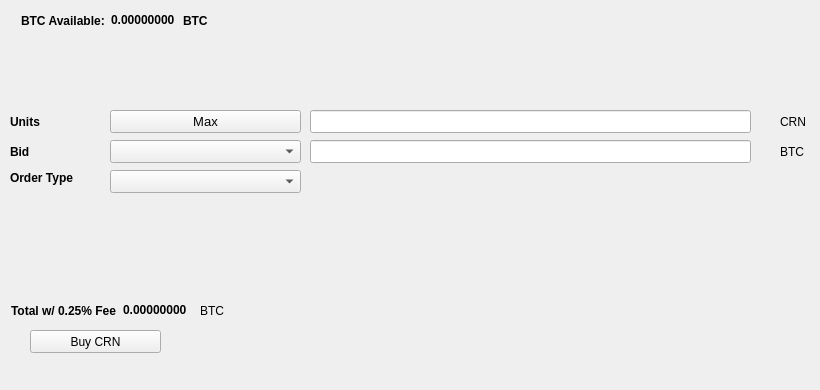
   <widget class="QWidget" name="BuyTab">
    <attribute name="title">
     <string>Buy</string>
    </attribute>
    <widget class="QPushButton" name="BuyCRN">
     <property name="geometry">
      <rect>
       <x>30</x>
       <y>330</y>
       <width>131</width>
       <height>23</height>
      </rect>
     </property>
     <property name="text">
      <string>Buy CRN</string>
     </property>
     <property name="icon">
      <iconset resource="../chronos.qrc">
       <normaloff>:/icons/bitcoin</normaloff>:/icons/bitcoin</iconset>
     </property>
    </widget>
    <widget class="QLabel" name="label_3">
     <property name="geometry">
      <rect>
       <x>10</x>
       <y>110</y>
       <width>46</width>
       <height>23</height>
      </rect>
     </property>
     <property name="font">
      <font>
       <weight>75</weight>
       <bold>true</bold>
      </font>
     </property>
     <property name="text">
      <string>Units</string>
     </property>
    </widget>
    <widget class="QLineEdit" name="UnitsInput">
     <property name="geometry">
      <rect>
       <x>310</x>
       <y>110</y>
       <width>441</width>
       <height>23</height>
      </rect>
     </property>
     <property name="font">
      <font>
       <pointsize>9</pointsize>
       <weight>75</weight>
       <bold>true</bold>
      </font>
     </property>
    </widget>
    <widget class="QLineEdit" name="BuyBidPriceEdit">
     <property name="geometry">
      <rect>
       <x>310</x>
       <y>140</y>
       <width>441</width>
       <height>23</height>
      </rect>
     </property>
     <property name="font">
      <font>
       <pointsize>9</pointsize>
       <weight>75</weight>
       <bold>true</bold>
      </font>
     </property>
    </widget>
    <widget class="QLabel" name="label_4">
     <property name="geometry">
      <rect>
       <x>780</x>
       <y>110</y>
       <width>31</width>
       <height>23</height>
      </rect>
     </property>
     <property name="text">
      <string>CRN</string>
     </property>
    </widget>
    <widget class="QLabel" name="label_5">
     <property name="geometry">
      <rect>
       <x>780</x>
       <y>140</y>
       <width>31</width>
       <height>23</height>
      </rect>
     </property>
     <property name="text">
      <string>BTC</string>
     </property>
    </widget>
    <widget class="QLabel" name="label_6">
     <property name="geometry">
      <rect>
       <x>10</x>
       <y>140</y>
       <width>46</width>
       <height>23</height>
      </rect>
     </property>
     <property name="font">
      <font>
       <weight>75</weight>
       <bold>true</bold>
      </font>
     </property>
     <property name="text">
      <string>Bid</string>
     </property>
    </widget>
    <widget class="QLabel" name="label_7">
     <property name="geometry">
      <rect>
       <x>10</x>
       <y>170</y>
       <width>91</width>
       <height>16</height>
      </rect>
     </property>
     <property name="font">
      <font>
       <weight>75</weight>
       <bold>true</bold>
      </font>
     </property>
     <property name="text">
      <string>Order Type</string>
     </property>
    </widget>
    <widget class="QPushButton" name="Buy_Max_Amount">
     <property name="geometry">
      <rect>
       <x>110</x>
       <y>110</y>
       <width>191</width>
       <height>23</height>
      </rect>
     </property>
     <property name="font">
      <font>
       <pointsize>10</pointsize>
      </font>
     </property>
     <property name="text">
      <string>Max</string>
     </property>
    </widget>
    <widget class="QComboBox" name="BuyBidcomboBox">
     <property name="geometry">
      <rect>
       <x>110</x>
       <y>140</y>
       <width>191</width>
       <height>23</height>
      </rect>
     </property>
     <property name="font">
      <font>
       <pointsize>10</pointsize>
      </font>
     </property>
    </widget>
    <widget class="QComboBox" name="buyOrdertypeCombo">
     <property name="geometry">
      <rect>
       <x>110</x>
       <y>170</y>
       <width>191</width>
       <height>23</height>
      </rect>
     </property>
     <property name="font">
      <font>
       <pointsize>10</pointsize>
      </font>
     </property>
    </widget>
    <widget class="QWidget" name="layoutWidget1">
     <property name="geometry">
      <rect>
       <x>21</x>
       <y>11</y>
       <width>227</width>
       <height>19</height>
      </rect>
     </property>
     <layout class="QHBoxLayout" name="horizontalLayout_3">
      <item>
       <widget class="QLabel" name="label232">
        <property name="font">
         <font>
          <weight>75</weight>
          <bold>true</bold>
         </font>
        </property>
        <property name="text">
         <string>BTC Available:</string>
        </property>
       </widget>
      </item>
      <item>
       <widget class="QLabel" name="BtcAvailableLbl">
        <property name="palette">
         <palette>
          <active>
           <colorrole role="WindowText">
            <brush brushstyle="SolidPattern">
             <color alpha="255">
              <red>0</red>
              <green>0</green>
              <blue>0</blue>
             </color>
            </brush>
           </colorrole>
           <colorrole role="Button">
            <brush brushstyle="SolidPattern">
             <color alpha="255">
              <red>0</red>
              <green>170</green>
              <blue>0</blue>
             </color>
            </brush>
           </colorrole>
           <colorrole role="Light">
            <brush brushstyle="SolidPattern">
             <color alpha="255">
              <red>0</red>
              <green>255</green>
              <blue>0</blue>
             </color>
            </brush>
           </colorrole>
           <colorrole role="Midlight">
            <brush brushstyle="SolidPattern">
             <color alpha="255">
              <red>0</red>
              <green>212</green>
              <blue>0</blue>
             </color>
            </brush>
           </colorrole>
           <colorrole role="Dark">
            <brush brushstyle="SolidPattern">
             <color alpha="255">
              <red>0</red>
              <green>85</green>
              <blue>0</blue>
             </color>
            </brush>
           </colorrole>
           <colorrole role="Mid">
            <brush brushstyle="SolidPattern">
             <color alpha="255">
              <red>0</red>
              <green>113</green>
              <blue>0</blue>
             </color>
            </brush>
           </colorrole>
           <colorrole role="Text">
            <brush brushstyle="SolidPattern">
             <color alpha="255">
              <red>0</red>
              <green>170</green>
              <blue>0</blue>
             </color>
            </brush>
           </colorrole>
           <colorrole role="BrightText">
            <brush brushstyle="SolidPattern">
             <color alpha="255">
              <red>255</red>
              <green>255</green>
              <blue>255</blue>
             </color>
            </brush>
           </colorrole>
           <colorrole role="ButtonText">
            <brush brushstyle="SolidPattern">
             <color alpha="255">
              <red>0</red>
              <green>0</green>
              <blue>0</blue>
             </color>
            </brush>
           </colorrole>
           <colorrole role="Base">
            <brush brushstyle="SolidPattern">
             <color alpha="255">
              <red>255</red>
              <green>255</green>
              <blue>255</blue>
             </color>
            </brush>
           </colorrole>
           <colorrole role="Window">
            <brush brushstyle="SolidPattern">
             <color alpha="255">
              <red>0</red>
              <green>170</green>
              <blue>0</blue>
             </color>
            </brush>
           </colorrole>
           <colorrole role="Shadow">
            <brush brushstyle="SolidPattern">
             <color alpha="255">
              <red>0</red>
              <green>0</green>
              <blue>0</blue>
             </color>
            </brush>
           </colorrole>
           <colorrole role="AlternateBase">
            <brush brushstyle="SolidPattern">
             <color alpha="255">
              <red>127</red>
              <green>212</green>
              <blue>127</blue>
             </color>
            </brush>
           </colorrole>
           <colorrole role="ToolTipBase">
            <brush brushstyle="SolidPattern">
             <color alpha="255">
              <red>255</red>
              <green>255</green>
              <blue>220</blue>
             </color>
            </brush>
           </colorrole>
           <colorrole role="ToolTipText">
            <brush brushstyle="SolidPattern">
             <color alpha="255">
              <red>0</red>
              <green>0</green>
              <blue>0</blue>
             </color>
            </brush>
           </colorrole>
          </active>
          <inactive>
           <colorrole role="WindowText">
            <brush brushstyle="SolidPattern">
             <color alpha="255">
              <red>0</red>
              <green>0</green>
              <blue>0</blue>
             </color>
            </brush>
           </colorrole>
           <colorrole role="Button">
            <brush brushstyle="SolidPattern">
             <color alpha="255">
              <red>0</red>
              <green>170</green>
              <blue>0</blue>
             </color>
            </brush>
           </colorrole>
           <colorrole role="Light">
            <brush brushstyle="SolidPattern">
             <color alpha="255">
              <red>0</red>
              <green>255</green>
              <blue>0</blue>
             </color>
            </brush>
           </colorrole>
           <colorrole role="Midlight">
            <brush brushstyle="SolidPattern">
             <color alpha="255">
              <red>0</red>
              <green>212</green>
              <blue>0</blue>
             </color>
            </brush>
           </colorrole>
           <colorrole role="Dark">
            <brush brushstyle="SolidPattern">
             <color alpha="255">
              <red>0</red>
              <green>85</green>
              <blue>0</blue>
             </color>
            </brush>
           </colorrole>
           <colorrole role="Mid">
            <brush brushstyle="SolidPattern">
             <color alpha="255">
              <red>0</red>
              <green>113</green>
              <blue>0</blue>
             </color>
            </brush>
           </colorrole>
           <colorrole role="Text">
            <brush brushstyle="SolidPattern">
             <color alpha="255">
              <red>0</red>
              <green>170</green>
              <blue>0</blue>
             </color>
            </brush>
           </colorrole>
           <colorrole role="BrightText">
            <brush brushstyle="SolidPattern">
             <color alpha="255">
              <red>255</red>
              <green>255</green>
              <blue>255</blue>
             </color>
            </brush>
           </colorrole>
           <colorrole role="ButtonText">
            <brush brushstyle="SolidPattern">
             <color alpha="255">
              <red>0</red>
              <green>0</green>
              <blue>0</blue>
             </color>
            </brush>
           </colorrole>
           <colorrole role="Base">
            <brush brushstyle="SolidPattern">
             <color alpha="255">
              <red>255</red>
              <green>255</green>
              <blue>255</blue>
             </color>
            </brush>
           </colorrole>
           <colorrole role="Window">
            <brush brushstyle="SolidPattern">
             <color alpha="255">
              <red>0</red>
              <green>170</green>
              <blue>0</blue>
             </color>
            </brush>
           </colorrole>
           <colorrole role="Shadow">
            <brush brushstyle="SolidPattern">
             <color alpha="255">
              <red>0</red>
              <green>0</green>
              <blue>0</blue>
             </color>
            </brush>
           </colorrole>
           <colorrole role="AlternateBase">
            <brush brushstyle="SolidPattern">
             <color alpha="255">
              <red>127</red>
              <green>212</green>
              <blue>127</blue>
             </color>
            </brush>
           </colorrole>
           <colorrole role="ToolTipBase">
            <brush brushstyle="SolidPattern">
             <color alpha="255">
              <red>255</red>
              <green>255</green>
              <blue>220</blue>
             </color>
            </brush>
           </colorrole>
           <colorrole role="ToolTipText">
            <brush brushstyle="SolidPattern">
             <color alpha="255">
              <red>0</red>
              <green>0</green>
              <blue>0</blue>
             </color>
            </brush>
           </colorrole>
          </inactive>
          <disabled>
           <colorrole role="WindowText">
            <brush brushstyle="SolidPattern">
             <color alpha="255">
              <red>0</red>
              <green>85</green>
              <blue>0</blue>
             </color>
            </brush>
           </colorrole>
           <colorrole role="Button">
            <brush brushstyle="SolidPattern">
             <color alpha="255">
              <red>0</red>
              <green>170</green>
              <blue>0</blue>
             </color>
            </brush>
           </colorrole>
           <colorrole role="Light">
            <brush brushstyle="SolidPattern">
             <color alpha="255">
              <red>0</red>
              <green>255</green>
              <blue>0</blue>
             </color>
            </brush>
           </colorrole>
           <colorrole role="Midlight">
            <brush brushstyle="SolidPattern">
             <color alpha="255">
              <red>0</red>
              <green>212</green>
              <blue>0</blue>
             </color>
            </brush>
           </colorrole>
           <colorrole role="Dark">
            <brush brushstyle="SolidPattern">
             <color alpha="255">
              <red>0</red>
              <green>85</green>
              <blue>0</blue>
             </color>
            </brush>
           </colorrole>
           <colorrole role="Mid">
            <brush brushstyle="SolidPattern">
             <color alpha="255">
              <red>0</red>
              <green>113</green>
              <blue>0</blue>
             </color>
            </brush>
           </colorrole>
           <colorrole role="Text">
            <brush brushstyle="SolidPattern">
             <color alpha="255">
              <red>0</red>
              <green>85</green>
              <blue>0</blue>
             </color>
            </brush>
           </colorrole>
           <colorrole role="BrightText">
            <brush brushstyle="SolidPattern">
             <color alpha="255">
              <red>255</red>
              <green>255</green>
              <blue>255</blue>
             </color>
            </brush>
           </colorrole>
           <colorrole role="ButtonText">
            <brush brushstyle="SolidPattern">
             <color alpha="255">
              <red>0</red>
              <green>85</green>
              <blue>0</blue>
             </color>
            </brush>
           </colorrole>
           <colorrole role="Base">
            <brush brushstyle="SolidPattern">
             <color alpha="255">
              <red>0</red>
              <green>170</green>
              <blue>0</blue>
             </color>
            </brush>
           </colorrole>
           <colorrole role="Window">
            <brush brushstyle="SolidPattern">
             <color alpha="255">
              <red>0</red>
              <green>170</green>
              <blue>0</blue>
             </color>
            </brush>
           </colorrole>
           <colorrole role="Shadow">
            <brush brushstyle="SolidPattern">
             <color alpha="255">
              <red>0</red>
              <green>0</green>
              <blue>0</blue>
             </color>
            </brush>
           </colorrole>
           <colorrole role="AlternateBase">
            <brush brushstyle="SolidPattern">
             <color alpha="255">
              <red>0</red>
              <green>170</green>
              <blue>0</blue>
             </color>
            </brush>
           </colorrole>
           <colorrole role="ToolTipBase">
            <brush brushstyle="SolidPattern">
             <color alpha="255">
              <red>255</red>
              <green>255</green>
              <blue>220</blue>
             </color>
            </brush>
           </colorrole>
           <colorrole role="ToolTipText">
            <brush brushstyle="SolidPattern">
             <color alpha="255">
              <red>0</red>
              <green>0</green>
              <blue>0</blue>
             </color>
            </brush>
           </colorrole>
          </disabled>
         </palette>
        </property>
        <property name="font">
         <font>
          <weight>75</weight>
          <bold>true</bold>
         </font>
        </property>
        <property name="text">
         <string>0.00000000</string>
        </property>
        <property name="textInteractionFlags">
         <set>Qt::LinksAccessibleByMouse|Qt::TextSelectableByKeyboard|Qt::TextSelectableByMouse</set>
        </property>
       </widget>
      </item>
      <item>
       <widget class="QLabel" name="BtcAvailableLbl_2">
        <property name="font">
         <font>
          <weight>75</weight>
          <bold>true</bold>
         </font>
        </property>
        <property name="text">
         <string>BTC</string>
        </property>
       </widget>
      </item>
     </layout>
    </widget>
    <widget class="QWidget" name="layoutWidge2">
     <property name="geometry">
      <rect>
       <x>11</x>
       <y>301</y>
       <width>259</width>
       <height>19</height>
      </rect>
     </property>
     <layout class="QHBoxLayout" name="horizontalLayout_4">
      <item>
       <widget class="QLabel" name="label_9">
        <property name="font">
         <font>
          <weight>75</weight>
          <bold>true</bold>
         </font>
        </property>
        <property name="text">
         <string>Total w/ 0.25% Fee</string>
        </property>
       </widget>
      </item>
      <item>
       <widget class="QLabel" name="BuyCostLabel">
        <property name="palette">
         <palette>
          <active>
           <colorrole role="WindowText">
            <brush brushstyle="SolidPattern">
             <color alpha="255">
              <red>0</red>
              <green>0</green>
              <blue>0</blue>
             </color>
            </brush>
           </colorrole>
           <colorrole role="Button">
            <brush brushstyle="SolidPattern">
             <color alpha="255">
              <red>0</red>
              <green>170</green>
              <blue>0</blue>
             </color>
            </brush>
           </colorrole>
           <colorrole role="Light">
            <brush brushstyle="SolidPattern">
             <color alpha="255">
              <red>0</red>
              <green>255</green>
              <blue>0</blue>
             </color>
            </brush>
           </colorrole>
           <colorrole role="Midlight">
            <brush brushstyle="SolidPattern">
             <color alpha="255">
              <red>0</red>
              <green>212</green>
              <blue>0</blue>
             </color>
            </brush>
           </colorrole>
           <colorrole role="Dark">
            <brush brushstyle="SolidPattern">
             <color alpha="255">
              <red>0</red>
              <green>85</green>
              <blue>0</blue>
             </color>
            </brush>
           </colorrole>
           <colorrole role="Mid">
            <brush brushstyle="SolidPattern">
             <color alpha="255">
              <red>0</red>
              <green>113</green>
              <blue>0</blue>
             </color>
            </brush>
           </colorrole>
           <colorrole role="Text">
            <brush brushstyle="SolidPattern">
             <color alpha="255">
              <red>0</red>
              <green>170</green>
              <blue>0</blue>
             </color>
            </brush>
           </colorrole>
           <colorrole role="BrightText">
            <brush brushstyle="SolidPattern">
             <color alpha="255">
              <red>255</red>
              <green>255</green>
              <blue>255</blue>
             </color>
            </brush>
           </colorrole>
           <colorrole role="ButtonText">
            <brush brushstyle="SolidPattern">
             <color alpha="255">
              <red>0</red>
              <green>0</green>
              <blue>0</blue>
             </color>
            </brush>
           </colorrole>
           <colorrole role="Base">
            <brush brushstyle="SolidPattern">
             <color alpha="255">
              <red>255</red>
              <green>255</green>
              <blue>255</blue>
             </color>
            </brush>
           </colorrole>
           <colorrole role="Window">
            <brush brushstyle="SolidPattern">
             <color alpha="255">
              <red>0</red>
              <green>170</green>
              <blue>0</blue>
             </color>
            </brush>
           </colorrole>
           <colorrole role="Shadow">
            <brush brushstyle="SolidPattern">
             <color alpha="255">
              <red>0</red>
              <green>0</green>
              <blue>0</blue>
             </color>
            </brush>
           </colorrole>
           <colorrole role="AlternateBase">
            <brush brushstyle="SolidPattern">
             <color alpha="255">
              <red>127</red>
              <green>212</green>
              <blue>127</blue>
             </color>
            </brush>
           </colorrole>
           <colorrole role="ToolTipBase">
            <brush brushstyle="SolidPattern">
             <color alpha="255">
              <red>255</red>
              <green>255</green>
              <blue>220</blue>
             </color>
            </brush>
           </colorrole>
           <colorrole role="ToolTipText">
            <brush brushstyle="SolidPattern">
             <color alpha="255">
              <red>0</red>
              <green>0</green>
              <blue>0</blue>
             </color>
            </brush>
           </colorrole>
          </active>
          <inactive>
           <colorrole role="WindowText">
            <brush brushstyle="SolidPattern">
             <color alpha="255">
              <red>0</red>
              <green>0</green>
              <blue>0</blue>
             </color>
            </brush>
           </colorrole>
           <colorrole role="Button">
            <brush brushstyle="SolidPattern">
             <color alpha="255">
              <red>0</red>
              <green>170</green>
              <blue>0</blue>
             </color>
            </brush>
           </colorrole>
           <colorrole role="Light">
            <brush brushstyle="SolidPattern">
             <color alpha="255">
              <red>0</red>
              <green>255</green>
              <blue>0</blue>
             </color>
            </brush>
           </colorrole>
           <colorrole role="Midlight">
            <brush brushstyle="SolidPattern">
             <color alpha="255">
              <red>0</red>
              <green>212</green>
              <blue>0</blue>
             </color>
            </brush>
           </colorrole>
           <colorrole role="Dark">
            <brush brushstyle="SolidPattern">
             <color alpha="255">
              <red>0</red>
              <green>85</green>
              <blue>0</blue>
             </color>
            </brush>
           </colorrole>
           <colorrole role="Mid">
            <brush brushstyle="SolidPattern">
             <color alpha="255">
              <red>0</red>
              <green>113</green>
              <blue>0</blue>
             </color>
            </brush>
           </colorrole>
           <colorrole role="Text">
            <brush brushstyle="SolidPattern">
             <color alpha="255">
              <red>0</red>
              <green>170</green>
              <blue>0</blue>
             </color>
            </brush>
           </colorrole>
           <colorrole role="BrightText">
            <brush brushstyle="SolidPattern">
             <color alpha="255">
              <red>255</red>
              <green>255</green>
              <blue>255</blue>
             </color>
            </brush>
           </colorrole>
           <colorrole role="ButtonText">
            <brush brushstyle="SolidPattern">
             <color alpha="255">
              <red>0</red>
              <green>0</green>
              <blue>0</blue>
             </color>
            </brush>
           </colorrole>
           <colorrole role="Base">
            <brush brushstyle="SolidPattern">
             <color alpha="255">
              <red>255</red>
              <green>255</green>
              <blue>255</blue>
             </color>
            </brush>
           </colorrole>
           <colorrole role="Window">
            <brush brushstyle="SolidPattern">
             <color alpha="255">
              <red>0</red>
              <green>170</green>
              <blue>0</blue>
             </color>
            </brush>
           </colorrole>
           <colorrole role="Shadow">
            <brush brushstyle="SolidPattern">
             <color alpha="255">
              <red>0</red>
              <green>0</green>
              <blue>0</blue>
             </color>
            </brush>
           </colorrole>
           <colorrole role="AlternateBase">
            <brush brushstyle="SolidPattern">
             <color alpha="255">
              <red>127</red>
              <green>212</green>
              <blue>127</blue>
             </color>
            </brush>
           </colorrole>
           <colorrole role="ToolTipBase">
            <brush brushstyle="SolidPattern">
             <color alpha="255">
              <red>255</red>
              <green>255</green>
              <blue>220</blue>
             </color>
            </brush>
           </colorrole>
           <colorrole role="ToolTipText">
            <brush brushstyle="SolidPattern">
             <color alpha="255">
              <red>0</red>
              <green>0</green>
              <blue>0</blue>
             </color>
            </brush>
           </colorrole>
          </inactive>
          <disabled>
           <colorrole role="WindowText">
            <brush brushstyle="SolidPattern">
             <color alpha="255">
              <red>0</red>
              <green>85</green>
              <blue>0</blue>
             </color>
            </brush>
           </colorrole>
           <colorrole role="Button">
            <brush brushstyle="SolidPattern">
             <color alpha="255">
              <red>0</red>
              <green>170</green>
              <blue>0</blue>
             </color>
            </brush>
           </colorrole>
           <colorrole role="Light">
            <brush brushstyle="SolidPattern">
             <color alpha="255">
              <red>0</red>
              <green>255</green>
              <blue>0</blue>
             </color>
            </brush>
           </colorrole>
           <colorrole role="Midlight">
            <brush brushstyle="SolidPattern">
             <color alpha="255">
              <red>0</red>
              <green>212</green>
              <blue>0</blue>
             </color>
            </brush>
           </colorrole>
           <colorrole role="Dark">
            <brush brushstyle="SolidPattern">
             <color alpha="255">
              <red>0</red>
              <green>85</green>
              <blue>0</blue>
             </color>
            </brush>
           </colorrole>
           <colorrole role="Mid">
            <brush brushstyle="SolidPattern">
             <color alpha="255">
              <red>0</red>
              <green>113</green>
              <blue>0</blue>
             </color>
            </brush>
           </colorrole>
           <colorrole role="Text">
            <brush brushstyle="SolidPattern">
             <color alpha="255">
              <red>0</red>
              <green>85</green>
              <blue>0</blue>
             </color>
            </brush>
           </colorrole>
           <colorrole role="BrightText">
            <brush brushstyle="SolidPattern">
             <color alpha="255">
              <red>255</red>
              <green>255</green>
              <blue>255</blue>
             </color>
            </brush>
           </colorrole>
           <colorrole role="ButtonText">
            <brush brushstyle="SolidPattern">
             <color alpha="255">
              <red>0</red>
              <green>85</green>
              <blue>0</blue>
             </color>
            </brush>
           </colorrole>
           <colorrole role="Base">
            <brush brushstyle="SolidPattern">
             <color alpha="255">
              <red>0</red>
              <green>170</green>
              <blue>0</blue>
             </color>
            </brush>
           </colorrole>
           <colorrole role="Window">
            <brush brushstyle="SolidPattern">
             <color alpha="255">
              <red>0</red>
              <green>170</green>
              <blue>0</blue>
             </color>
            </brush>
           </colorrole>
           <colorrole role="Shadow">
            <brush brushstyle="SolidPattern">
             <color alpha="255">
              <red>0</red>
              <green>0</green>
              <blue>0</blue>
             </color>
            </brush>
           </colorrole>
           <colorrole role="AlternateBase">
            <brush brushstyle="SolidPattern">
             <color alpha="255">
              <red>0</red>
              <green>170</green>
              <blue>0</blue>
             </color>
            </brush>
           </colorrole>
           <colorrole role="ToolTipBase">
            <brush brushstyle="SolidPattern">
             <color alpha="255">
              <red>255</red>
              <green>255</green>
              <blue>220</blue>
             </color>
            </brush>
           </colorrole>
           <colorrole role="ToolTipText">
            <brush brushstyle="SolidPattern">
             <color alpha="255">
              <red>0</red>
              <green>0</green>
              <blue>0</blue>
             </color>
            </brush>
           </colorrole>
          </disabled>
         </palette>
        </property>
        <property name="font">
         <font>
          <weight>75</weight>
          <bold>true</bold>
         </font>
        </property>
        <property name="autoFillBackground">
         <bool>false</bool>
        </property>
        <property name="text">
         <string>0.00000000</string>
        </property>
        <property name="textInteractionFlags">
         <set>Qt::LinksAccessibleByMouse|Qt::TextSelectableByMouse</set>
        </property>
       </widget>
      </item>
      <item>
       <widget class="QLabel" name="label_10">
        <property name="font">
         <font>
          <weight>50</weight>
          <bold>false</bold>
         </font>
        </property>
        <property name="text">
         <string>BTC</string>
        </property>
       </widget>
      </item>
     </layout>
    </widget>
    <widget class="QLabel" name="label_24">
     <property name="geometry">
      <rect>
       <x>460</x>
       <y>300</y>
       <width>281</width>
       <height>81</height>
      </rect>
     </property>
     <property name="text">
      <string/>
     </property>
     <property name="pixmap">
      <pixmap>:/images/bittrex</pixmap>
     </property>
    </widget>
   </widget>
